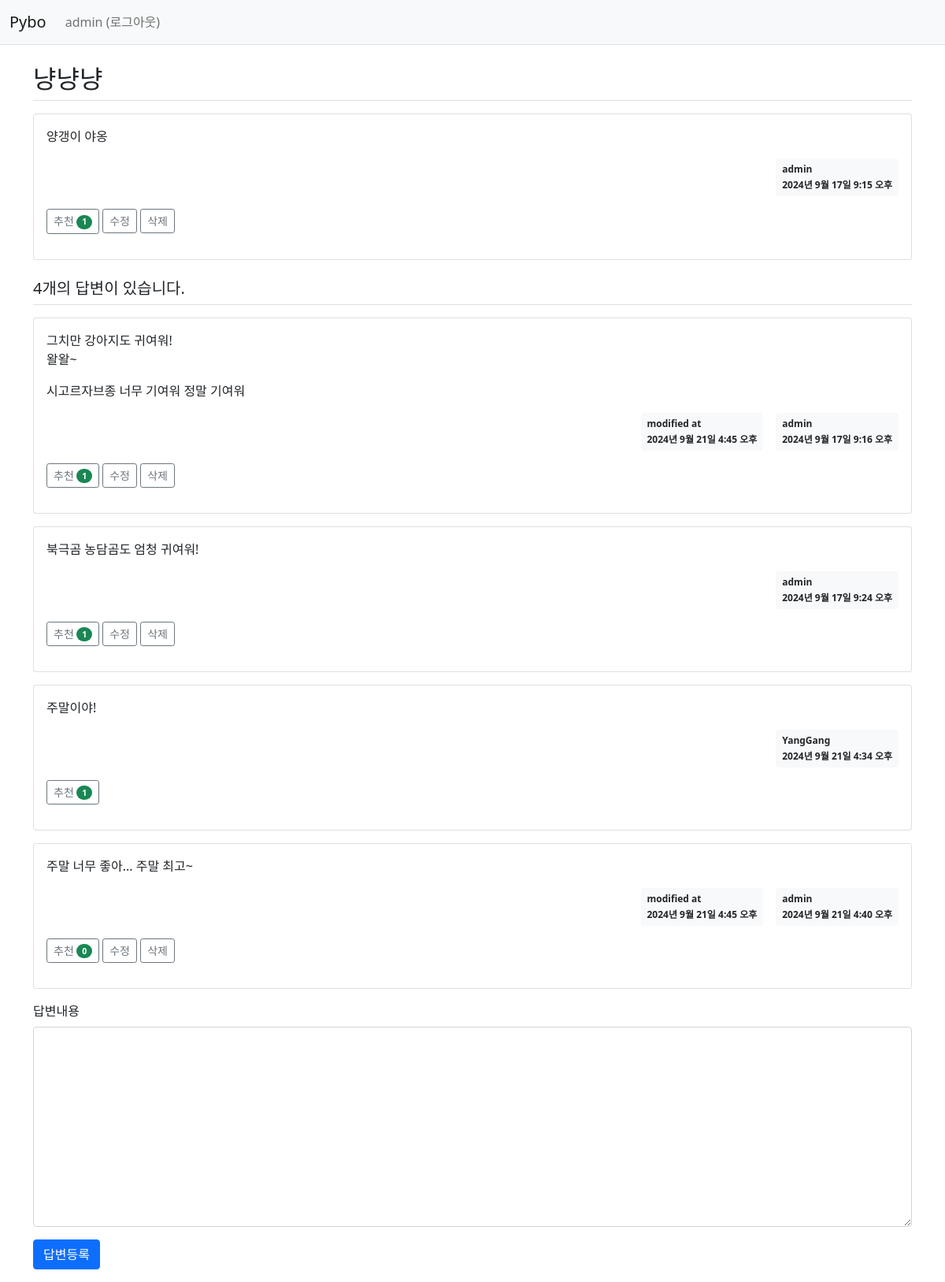
/pybo/306/ (signed in), run on the app's committed database.
### pybo/models.py (models this page shows, shortened)
class Question(models.Model):
    author = models.ForeignKey(User, on_delete=models.CASCADE, related_name="author_question")
    subject = models.CharField(max_length=200)
    content = models.TextField()
    create_date = models.DateTimeField()
    modify_date = models.DateTimeField(null=True, blank=True)
    voter = models.ManyToManyField(User, related_name="voter_question")

class Answer(models.Model):
    author = models.ForeignKey(User, on_delete=models.CASCADE, related_name="author_answer")
    question = models.ForeignKey(Question, on_delete=models.CASCADE)
    content = models.TextField()
    create_date = models.DateTimeField()
    modify_date = models.DateTimeField(null=True, blank=True)
    voter = models.ManyToManyField(User, related_name='voter_answer')

### pybo/views/base_views.py (the view)
def detail(request, question_id):
    question = get_object_or_404(Question, pk=question_id)
    context = {"question": question}
    return render(request, "pybo/question_detail.html", context)

### pybo/templatetags/pybo_filter.py (called while the page is built)
@register.filter
def mark(value):
    extensions = ["nl2br", "fenced_code"]
    return mark_safe(markdown.markdown(value, extensions=extensions))

### templates/pybo/question_detail.html (shortened to what this page needs)
{% extends "base.html" %}
{% load pybo_filter %}
{% block content %}
<div class="container my-3">
    <h2 class="border-bottom py-2">{{ question.subject }}</h2>
    <div class="card my-3">
        <div class="card-body">
            <div class="card-text">{{ question.content|mark }}</div>
            <div class="d-flex justify-content-end">
                <div class="badge bg-light text-dark p-2 text-start">
                    <div class="mb-2">{{ question.author.username }}</div>
                    <div>{{ question.create_date }}</div>
                </div>
            </div>
            <div class="my-3">
                <a href="javascript:void(0)" data-uri="{% url 'pybo:question_vote' question.id %}"
                   class="recommend btn btn-sm btn-outline-secondary">추천
                    <span class="badge rounded-pill bg-success">{{question.voter.count}}</span>
                </a>
                {% if request.user == question.author %}
                <a href="{% url "pybo:question_modify" question.id %}"
                   class="btn btn-sm btn-outline-secondary">수정</a>
                <a href="javascript:void(0)"
                   class="delete btn btn-sm btn-outline-secondary"
                   data-uri="{% url 'pybo:question_delete' question.id %}">삭제</a>
                {% endif %}
            </div>
        </div>
    </div>
    <h5 class="border-bottom my-3 py-2">{{question.answer_set.count}}개의 답변이 있습니다.</h5>
    {% for answer in question.answer_set.all %}
    <div class="card my-3">
        <div class="card-body">
            <div class="card-text">{{ answer.content|mark }}</div>
            <div class="d-flex justify-content-end">
                {% if answer.modify_date %}
                <div class="badge bg-light text-dark p-2 text-start mx-3">
                    <div class="mb-2">modified at</div>
                    <div>{{ answer.modify_date }}</div>
                </div>
                {% endif %}
                <div class="badge bg-light text-dark p-2 text-start">
                    <div class="mb-2">{{ answer.author.username }}</div>
                    <div>{{ answer.create_date }}</div>
                </div>
            </div>
            <div class="my-3">
                <a href="javascript:void(0)" data-uri="{% url 'pybo:answer_vote' answer.id %}"
                   class="recommend btn btn-sm btn-outline-secondary">추천
                    <span class="badge rounded-pill bg-success">{{answer.voter.count}}</span>
                </a>
                {% if request.user == answer.author %}
                <a href="{% url 'pybo:answer_modify' answer.id %}"
                   class="btn btn-sm btn-outline-secondary">수정</a>
                <a href="#" class="delete btn btn-sm btn-outline-secondary"
                 data-uri="{% url 'pybo:answer_delete' answer.id %}">삭제</a>
                {% endif %}
            </div>
        </div>
    </div>
    {% endfor %}
    <form action="{% url 'pybo:answer_create' question.id %}" method="post" class="my-3">
        <div class="mb-3">
            <label for="content" class="form-label">답변내용</label>
            <textarea {% if not user.is_authenticated %}disabled{% endif %} name="content" id="content" class="form-control" rows="10"></textarea>
        </div>
        <input type="submit" value="답변등록" class="btn btn-primary">
    </form>
</div>
{% endblock %}

### templates/navbar.html (shortened to what this page needs)
<nav class="navbar navbar-expand-lg navbar-light bg-light border-bottom">
    <div class="container-fluid">
        <a class="navbar-brand" href="{% url 'pybo:index' %}">Pybo</a>
        <div class="collapse navbar-collapse" id="navbarSupportedContent">
            <ul class="navbar-nav">
                <li class="nav-item">
                    {% if user.is_authenticated %}
                    <a class="nav-link" href="{% url 'common:logout' %}">{{ user.username }} (로그아웃) </a>
                    {% else %}
                    <a class="nav-link" href="{% url 'common:login' %}">로그인</a>
                    {% endif %}
                </li>
            </ul>
        </div>
    </div>
</nav>

### data on the page
Question: subject "냥냥냥", content|mark "양갱이 야옹", author.username "admin", create_date "2024년 9월 17일 9:15 오후", voter.count "1", answer_set.count "4"
Answer: content|mark "그치만 강아지도 귀여워! 왈왈~ 시고르자브종 너무 기여워 정말 기여워", modify_date "2024년 9월 21일 4:45 오후", author.username "admin", create_date "2024년 9월 17일 9:16 오후", voter.count "1", shows "수정"
Answer: content|mark "북극곰 농담곰도 엄청 귀여워!", author.username "admin", create_date "2024년 9월 17일 9:24 오후", voter.count "1", shows "수정"
Answer: content|mark "주말이야!", author.username "YangGang", create_date "2024년 9월 21일 4:34 오후", voter.count "1"
Answer: content|mark "주말 너무 좋아... 주말 최고~", modify_date "2024년 9월 21일 4:45 오후", author.username "admin", create_date "2024년 9월 21일 4:40 오후", voter.count "0", shows "수정"

### other printed values
{{ user.username }} "admin"
